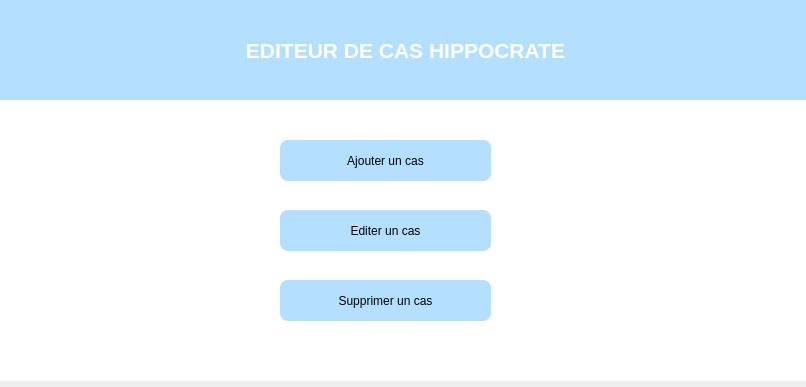
<?xml version="1.0" encoding="UTF-8"?>
<ui version="4.0">
 <class>Form</class>
 <widget class="QWidget" name="Form">
  <property name="geometry">
   <rect>
    <x>0</x>
    <y>0</y>
    <width>806</width>
    <height>387</height>
   </rect>
  </property>
  <property name="windowTitle">
   <string>Form</string>
  </property>
  <widget class="QLabel" name="label">
   <property name="geometry">
    <rect>
     <x>0</x>
     <y>0</y>
     <width>811</width>
     <height>101</height>
    </rect>
   </property>
   <property name="autoFillBackground">
    <bool>true</bool>
   </property>
   <property name="styleSheet">
    <string notr="true">background-color:rgb(180, 223, 255);</string>
   </property>
   <property name="text">
    <string>&lt;!DOCTYPE HTML PUBLIC &quot;-//W3C//DTD HTML 4.0//EN&quot; &quot;http://www.w3.org/TR/REC-html40/strict.dtd&quot;&gt;
&lt;html&gt;&lt;head&gt;&lt;meta name=&quot;qrichtext&quot; content=&quot;1&quot; /&gt;&lt;style type=&quot;text/css&quot;&gt;
p, li { white-space: pre-wrap; }
&lt;/style&gt;&lt;/head&gt;&lt;body style=&quot; font-family:'MS Shell Dlg 2'; font-size:8pt; font-weight:400; font-style:normal;&quot;&gt;
&lt;p align=&quot;center&quot; style=&quot; margin-top:12px; margin-bottom:12px; margin-left:0px; margin-right:0px; -qt-block-indent:0; text-indent:0px;&quot;&gt;&lt;span style=&quot; font-size:16pt; font-weight:600; color:#ffffff;&quot;&gt;EDITEUR DE CAS HIPPOCRATE&lt;/span&gt;&lt;/p&gt;&lt;/body&gt;&lt;/html&gt;</string>
   </property>
   <property name="textFormat">
    <enum>Qt::RichText</enum>
   </property>
   <property name="scaledContents">
    <bool>true</bool>
   </property>
  </widget>
  <widget class="QLabel" name="label_2">
   <property name="geometry">
    <rect>
     <x>-10</x>
     <y>100</y>
     <width>821</width>
     <height>281</height>
    </rect>
   </property>
   <property name="styleSheet">
    <string notr="true">background-color: rgb(255, 255, 255);</string>
   </property>
   <property name="text">
    <string/>
   </property>
  </widget>
  <widget class="QPushButton" name="pushButton">
   <property name="geometry">
    <rect>
     <x>280</x>
     <y>140</y>
     <width>211</width>
     <height>41</height>
    </rect>
   </property>
   <property name="styleSheet">
    <string notr="true">font: 10pt &quot;Poppins&quot;;
background-color: rgb(180, 223, 255);
border-radius : 8px</string>
   </property>
   <property name="text">
    <string>Ajouter un cas</string>
   </property>
  </widget>
  <widget class="QPushButton" name="pushButton_2">
   <property name="geometry">
    <rect>
     <x>280</x>
     <y>210</y>
     <width>211</width>
     <height>41</height>
    </rect>
   </property>
   <property name="styleSheet">
    <string notr="true">font: 10pt &quot;Poppins&quot;;
background-color: rgb(180, 223, 255);
border-radius : 8px</string>
   </property>
   <property name="text">
    <string>Editer un cas</string>
   </property>
  </widget>
  <widget class="QPushButton" name="pushButton_3">
   <property name="geometry">
    <rect>
     <x>280</x>
     <y>280</y>
     <width>211</width>
     <height>41</height>
    </rect>
   </property>
   <property name="styleSheet">
    <string notr="true">font: 10pt &quot;Poppins&quot;;
background-color: rgb(180, 223, 255);
border-radius : 8px</string>
   </property>
   <property name="text">
    <string>Supprimer un cas</string>
   </property>
  </widget>
 </widget>
 <resources>
  <include location="source.qrc"/>
 </resources>
 <connections/>
</ui>
